Frame 1 (no input): blank canvas, image omitted
Frame 60 (the mouse pressed at the canvas centre just before this capture): blank canvas, image omitted
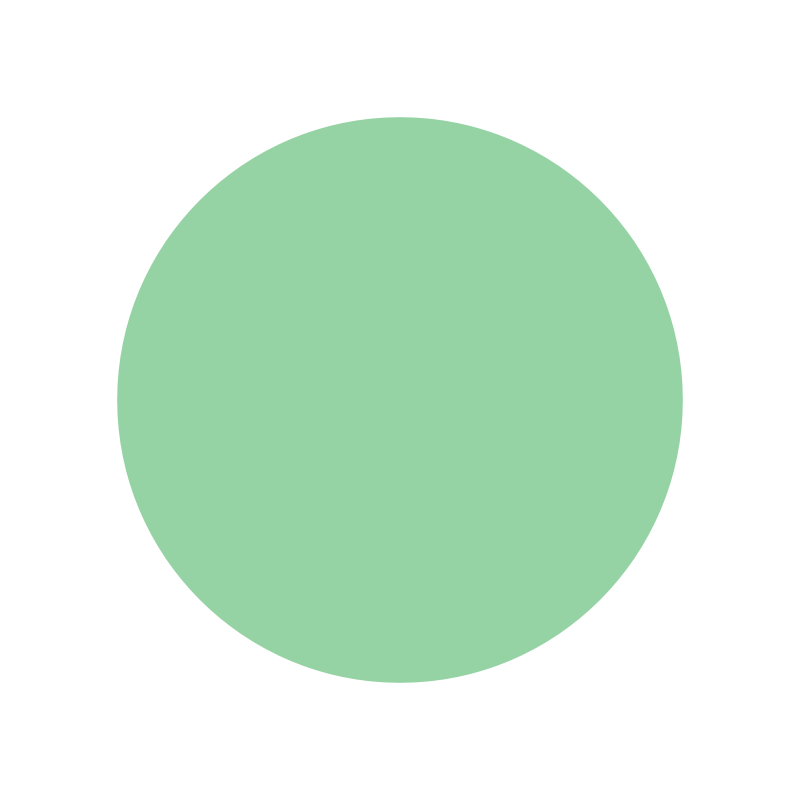
Frame 120 (the mouse held since frame 60 and released just before this capture)

The Processing sketch whose frames 1 and 60 were blank and that drew this single picture after the mouse press (run headless with seeded random() and noise(); from frame 60 on, the mouse is pressed at the canvas centre):

// Processing sketch: processing_120904
// ── processing_120904.pde

void setup(){ 
  size(800,800);
 background(255); 
noCursor(); //removes cursor 
smooth(); //can smoothen some things out
 } 
void draw(){ 
float diff = dist(mouseX, mouseY,pmouseX,pmouseY); // calculates mouse speed
 noStroke(); fill(random(255),random(255),random(255)); ellipse(mouseX,mouseY,diff,diff);
 if((mouseX<20)&(mouseY<20)) {
 background(255); //drag mouse to top left corner to clear the screen
} 
}
